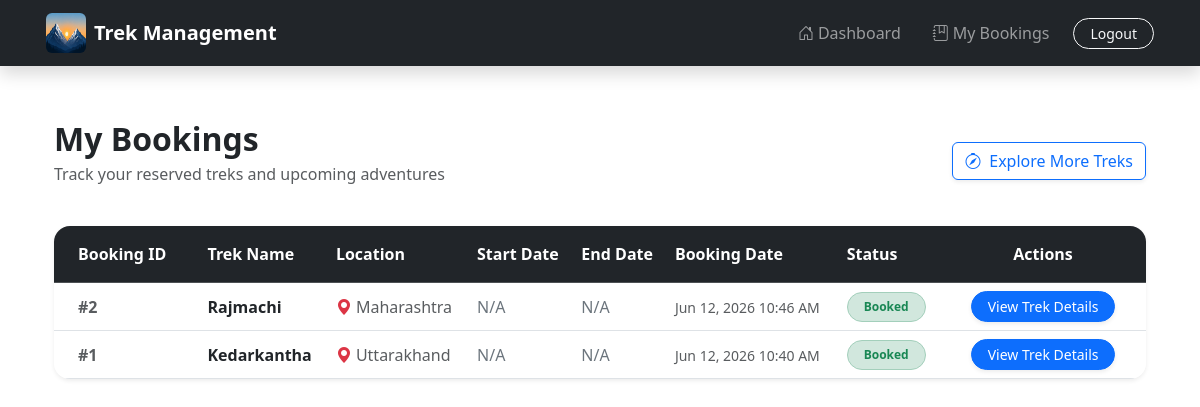
/my-bookings (signed in), run on the app's committed database.
### models.py (models this page shows, shortened)
class Booking(db.Model):
    __tablename__ = "bookings"
    booking_id = db.Column(db.Integer, primary_key=True)
    user_id = db.Column(db.Integer, db.ForeignKey("users.user_id"), nullable=False)
    trek_id = db.Column(db.Integer, db.ForeignKey("treks.trek_id"), nullable=False)
    booking_date = db.Column(db.DateTime, default=datetime.now)
    status = db.Column(db.String(20), default="Booked")
    user = db.relationship("User", back_populates="bookings")
    trek = db.relationship("Trek", back_populates="bookings")

class Trek(db.Model):
    __tablename__ = "treks"
    trek_id = db.Column(db.Integer, primary_key=True)
    trek_name = db.Column(db.String(200), nullable=False)
    location = db.Column(db.String(200))
    difficulty = db.Column(db.String(30))
    duration_days = db.Column(db.Integer)
    available_slots = db.Column(db.Integer)
    start_date = db.Column(db.Date)
    end_date = db.Column(db.Date)
    description = db.Column(db.Text)
    status = db.Column(db.String(30), default="Pending")
    bookings = db.relationship("Booking", back_populates="trek", lazy=True)
    reviews = db.relationship("Review", back_populates="trek", lazy=True)

### routes/user.py (the view)
@user.route("/my-bookings")
def my_bookings():
    if "user_id" not in session or session.get("role") != "user":
        flash("Please login first.")
        return redirect(url_for("auth.login"))
    user_id = session["user_id"]
    bookings = (
        Booking.query
        .filter_by(user_id=user_id)
        .order_by(Booking.booking_date.desc())
        .all()
    )
    return render_template("user/my_bookings.html", bookings=bookings)

### templates/user/my_bookings.html (shortened to what this page needs)
{% extends "base.html" %}
{% block content %}
<div class="container py-4">
    <div class="row align-items-center mb-4">
        <div class="col-md-8">
            <h2 class="fw-bold text-dark mb-1">My Bookings</h2>
            <p class="text-muted">Track your reserved treks and upcoming adventures</p>
        </div>
        <div class="col-md-4 text-md-end">
            <a href="{{ url_for('auth.user_dashboard') }}" class="btn btn-outline-primary shadow-sm">
                <i class="bi bi-compass me-1"></i> Explore More Treks
            </a>
        </div>
    </div>
    {% if bookings %}
        <div class="card border-0 shadow-sm rounded-4 overflow-hidden">
            <div class="card-body p-0">
                <div class="table-responsive">
                    <table class="table table-hover align-middle mb-0">
                        <thead class="table-dark">
                            <tr>
                                <th scope="col" class="py-3 px-4">Booking ID</th>
                                <th scope="col" class="py-3">Trek Name</th>
                                <th scope="col" class="py-3">Location</th>
                                <th scope="col" class="py-3">Start Date</th>
                                <th scope="col" class="py-3">End Date</th>
                                <th scope="col" class="py-3">Booking Date</th>
                                <th scope="col" class="py-3">Status</th>
                                <th scope="col" class="py-3 text-center px-4">Actions</th>
                            </tr>
                        </thead>
                        <tbody>
                            {% for booking in bookings %}
                                <tr>
                                    <td class="fw-semibold px-4 text-muted">#{{ booking.booking_id }}</td>
                                    <td>
                                        <div class="fw-bold text-dark">{{ booking.trek.trek_name }}</div>
                                    </td>
                                    <td>
                                        <span class="text-muted">
                                            <i class="bi bi-geo-alt-fill text-danger me-1"></i>{{ booking.trek.location or 'N/A' }}
                                        </span>
                                    </td>
                                    <td>
                                        <span class="fw-medium text-secondary">
                                            {{ booking.trek.start_date.strftime('%b %d, %Y') if booking.trek.start_date else 'N/A' }}
                                        </span>
                                    </td>
                                    <td>
                                        <span class="fw-medium text-secondary">
                                            {{ booking.trek.end_date.strftime('%b %d, %Y') if booking.trek.end_date else 'N/A' }}
                                        </span>
                                    </td>
                                    <td>
                                        <span class="text-muted small">
                                            {{ booking.booking_date.strftime('%b %d, %Y %I:%M %p') if booking.booking_date else 'N/A' }}
                                        </span>
                                    </td>
                                    <td>
                                        {% if booking.status == 'Booked' %}
                                            <span class="badge rounded-pill bg-success-subtle text-success border border-success-subtle px-3 py-2">Booked</span>
                                        {% elif booking.status == 'Cancelled' %}
                                            <span class="badge rounded-pill bg-danger-subtle text-danger border border-danger-subtle px-3 py-2">Cancelled</span>
                                        {% elif booking.status == 'Completed' %}
                                            <span class="badge rounded-pill bg-info-subtle text-info border border-info-subtle px-3 py-2">Completed</span>
                                        {% else %}
                                            <span class="badge rounded-pill bg-secondary-subtle text-secondary border border-secondary-subtle px-3 py-2">{{ booking.status }}</span>
                                        {% endif %}
                                    </td>
                                    <td class="text-center px-4">
                                        <a href="{{ url_for('user.trek_detail', trek_id=booking.trek_id) }}" class="btn btn-sm btn-primary px-3 rounded-pill shadow-sm">
                                            View Trek Details
                                        </a>
                                    </td>
                                </tr>
                            {% endfor %}
                        </tbody>
                    </table>
                </div>
            </div>
        </div>
    {% endif %}
</div>
{% endblock %}

### data on the page
Booking: booking_id "2", trek.trek_name "Rajmachi", trek "Maharashtra", trek.start_date "N/A", trek.end_date "N/A", booking_date "Jun 12, 2026 10:46 AM", status "Booked"
Booking: booking_id "1", trek.trek_name "Kedarkantha", trek "Uttarakhand", trek.start_date "N/A", trek.end_date "N/A", booking_date "Jun 12, 2026 10:40 AM", status "Booked"
